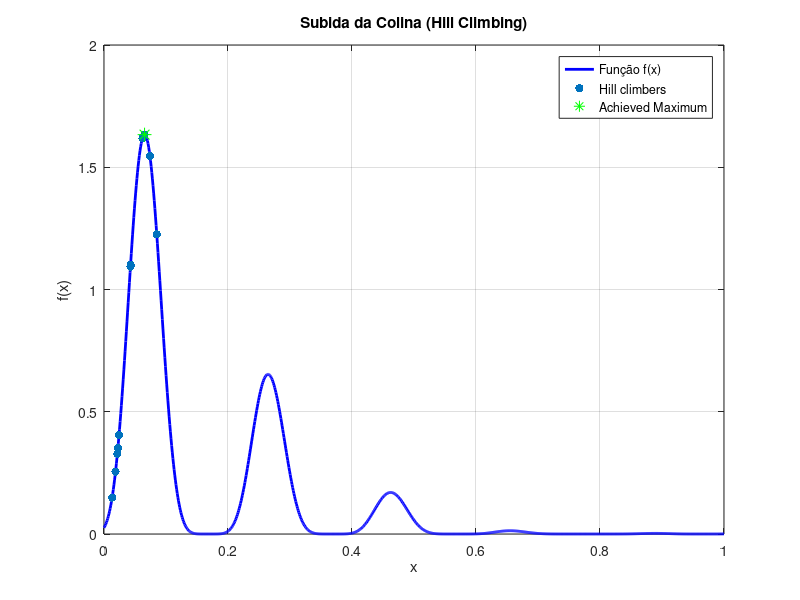
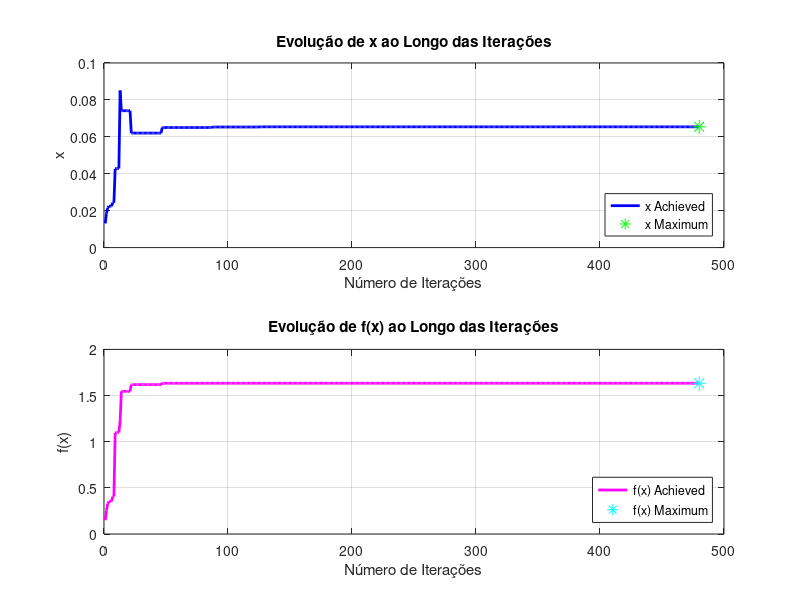

MATLAB code to generate these figures, in order:
% Definir a função a ser otimizada
f1 = @(x) 4 .* sin(5 .* pi .* x + 0.5).^6 .* exp(log2((x - 0.8).^2));

% Parâmetros
range = 1; % Amplitude do espaço de pesquisa
x_radius = range / 20   ; % Raio de vizinhança
num_iterations = 480; % Número de iterações
    
% Inicialização aleatória da posição inicial do robô
x_current = rand(); % Inicializa aleatoriamente entre 0 e 1

% Vetores para armazenar histórico
x_history = zeros(1, num_iterations);
y_history = zeros(1, num_iterations);

% Valores de máximo local e global
local_maximum = -inf; % Inicializado com infinito negativo
global_maximum = -inf; % Inicializado com infinito negativo

% Loop principal
for iteration = 1:num_iterations
    % Avaliar o valor da função na posição atual
    current_value = f1(x_current);
    
    % Atualizar o máximo local
    if current_value > local_maximum
        local_maximum = current_value;
    end
    
    % Atualizar o máximo global
    if current_value > global_maximum
        global_maximum = current_value;
        x_maximum = x_current; % Armazenar o valor de x no máximo global
    end
    
    % Armazenar histórico
    x_history(iteration) = x_current;
    y_history(iteration) = current_value;
    
    % Gerar uma nova posição na vizinhança
    x_new = x_current + x_radius * (2 * rand() - 1);
    
    % Verificar se a nova posição está dentro do intervalo permitido
    if x_new < 0
        x_new = 0;
    elseif x_new > 1
        x_new = 1;
    end

    % Avaliar o valor da função na nova posição
    new_value = f1(x_new);
    
    % Verificar se a nova posição é melhor ou igual à atual
    if new_value >= current_value
        x_current = x_new; % Move-se para a nova posição
    end
end

fprintf('Melhor solução encontrada: x = %.4f, f(x) = %.4f\n', x_maximum, global_maximum);

% Plotar o gráfico
x_values = linspace(0, 1, 1000);
y_values = f1(x_values);

figure;
plot(x_values, y_values, 'b', 'LineWidth', 2);
hold on;
scatter(x_history, y_history, 'ro', 'filled');
plot(x_maximum, global_maximum, 'g*', 'MarkerSize', 10);
xlabel('x');
ylabel('f(x)');
title('Subida da Colina (Hill Climbing)');
legend('Função f(x)', 'Hill climbers', 'Achieved Maximum', 'Location', 'NorthEast');
grid on;

% Gráfico de x em função das iterações
figure;
subplot(2, 1, 1);
plot(1:num_iterations, x_history, 'b', 'LineWidth', 2);
hold on;
plot(num_iterations, x_maximum, 'g*', 'MarkerSize', 10);
xlabel('Número de Iterações');
ylabel('x');
title('Evolução de x ao Longo das Iterações');
legend('x Achieved', 'x Maximum', 'Location', 'SouthEast');
grid on;

% Gráfico de y em função das iterações
subplot(2, 1, 2);
plot(1:num_iterations, y_history, 'm', 'LineWidth', 2);
hold on;
plot(num_iterations, global_maximum, 'c*', 'MarkerSize', 10);
xlabel('Número de Iterações');
ylabel('f(x)');
title('Evolução de f(x) ao Longo das Iterações');
legend('f(x) Achieved', 'f(x) Maximum', 'Location', 'SouthEast');
grid on;

hold off;
